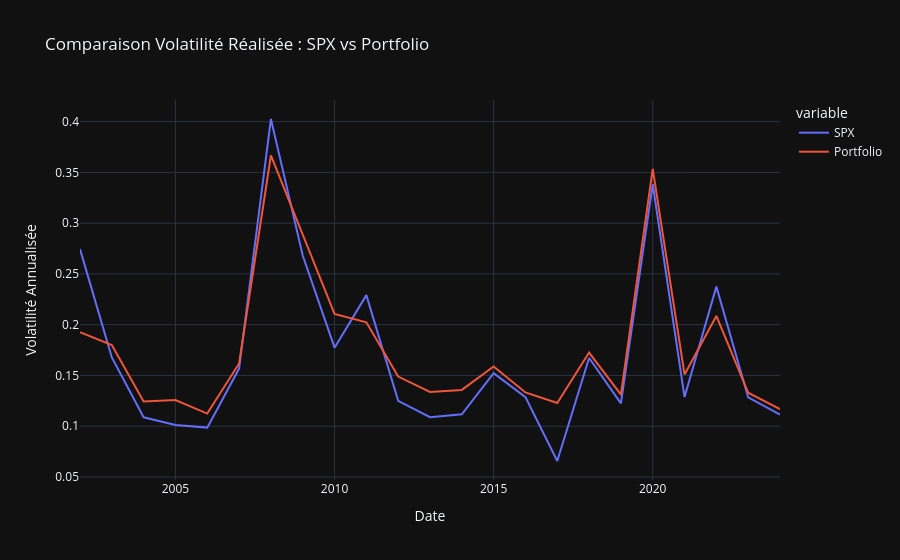

Write notebook code for a chart like this one.
### Code cell
df2 = final[["Date", "SPX", "Money"]].copy()
df2["Portfolio"] = df2["Money"]
df2.drop(columns="Money", inplace=True)
df2["Date"] = pd.to_datetime(df2["Date"], dayfirst=True)
df2.set_index("Date", inplace=True)

daily_returns = df2.pct_change()
vol_df = daily_returns.groupby(daily_returns.index.year).std() * np.sqrt(252)
print(vol_df)

fig = px.line(vol_df, x=vol_df.index, y=vol_df.columns,
              labels={"value": "Volatilité Annualisée", "index": "Année"},
              title="Comparaison Volatilité Réalisée : SPX vs Portfolio")

fig.show()

### Figure 1 — Plotly figure (JSON) as saved in the notebook; plotly's stock layout.template omitted (floating-point values rounded to 4 significant figures)
{"data": [{"hovertemplate": "variable=SPX<br>Date=%{x}<br>Volatilité Annualisée=%{y}<extra></extra>", "legendgroup": "SPX", "line": {"color": "#636efa", "dash": "solid"}, "marker": {"symbol": "circle"}, "mode": "lines", "name": "SPX", "orientation": "v", "showlegend": true, "x": [2002, 2003, 2004, 2005, 2006, 2007, 2008, 2009, 2010, 2011, 2012, 2013, 2014, 2015, 2016, 2017, 2018, 2019, 2020, 2021, 2022, 2023, 2024], "xaxis": "x", "y": [0.2745, 0.1677, 0.1088, 0.1012, 0.09861, 0.1568, 0.4026, 0.2681, 0.1774, 0.2291, 0.1249, 0.1088, 0.1117, 0.1522, 0.1287, 0.06572, 0.1672, 0.1225, 0.3383, 0.1287, 0.2375, 0.1284, 0.1114], "yaxis": "y", "type": "scatter"}, {"hovertemplate": "variable=Portfolio<br>Date=%{x}<br>Volatilité Annualisée=%{y}<extra></extra>", "legendgroup": "Portfolio", "line": {"color": "#EF553B", "dash": "solid"}, "marker": {"symbol": "circle"}, "mode": "lines", "name": "Portfolio", "orientation": "v", "showlegend": true, "x": [2002, 2003, 2004, 2005, 2006, 2007, 2008, 2009, 2010, 2011, 2012, 2013, 2014, 2015, 2016, 2017, 2018, 2019, 2020, 2021, 2022, 2023, 2024], "xaxis": "x", "y": [0.1926, 0.1799, 0.1244, 0.1258, 0.1124, 0.1618, 0.3666, 0.2885, 0.2105, 0.2024, 0.1489, 0.1338, 0.1358, 0.1588, 0.1332, 0.1229, 0.1725, 0.131, 0.3535, 0.151, 0.2086, 0.133, 0.1169], "yaxis": "y", "type": "scatter"}], "layout": {"xaxis": {"anchor": "y", "domain": [0.0, 1.0], "title": {"text": "Date"}}, "yaxis": {"anchor": "x", "domain": [0.0, 1.0], "title": {"text": "Volatilité Annualisée"}}, "legend": {"title": {"text": "variable"}, "tracegroupgap": 0}, "title": {"text": "Comparaison Volatilité Réalisée : SPX vs Portfolio"}}}
